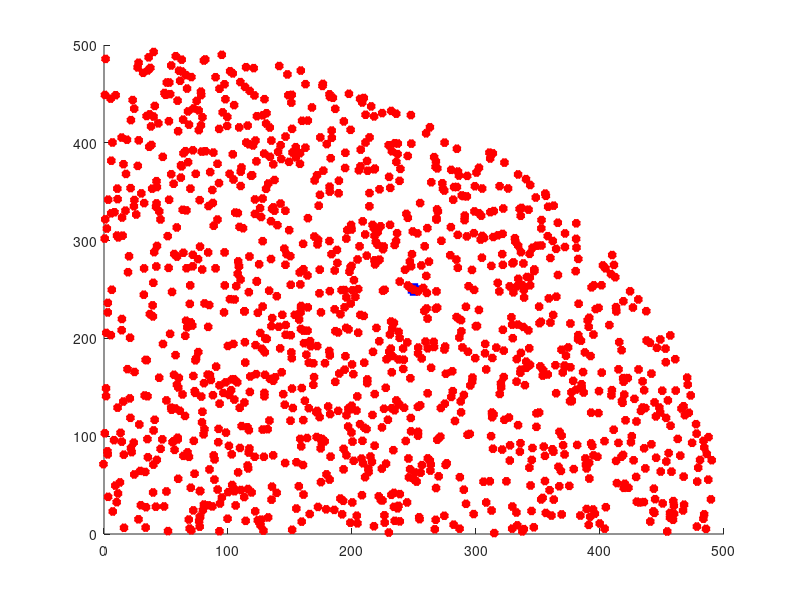

This figure's MATLAB source: (Note: this script raises an error after producing the figure.)
clear;
axis([0 500 0 500]);
hold on;
plot(250,250,'bs','LineWidth',3);



noOfNodes=textread('Put_NO_OF_NODES.txt','%d');
disp(noOfNodes);


node_X=textread('Put_NODE_X.txt','%f',noOfNodes);
node_Y=textread('Put_NODE_Y.txt','%f',noOfNodes );

plot(node_X,node_Y,'r*','LineWidth',3); 


no_of_chargers=textread('Put_NO_OF_CHARGERS.txt','%d');
disp(no_of_chargers);
charger_X=textread('Put_CHARGER_X.txt','%f',no_of_chargers);
charger_Y=textread('Put_CHARGER_Y.txt','%f',no_of_chargers);

plot(charger_X,charger_Y,'gV','LineWidth',3); 


no_of_games=textread('Put_NO_OF_GAMES.txt','%d');
disp(no_of_games);
x= textread('Put_STRATEGY.txt');
%disp(x);
no_of_games=no_of_games+1;
c=1/no_of_chargers;
%disp(c);

for i=1:4
   temp=x(((i-1)*no_of_games+1):(i*no_of_games),:);
   k=(i-1)*c;
   %disp(k);
   %disp(k);
   for j=1:no_of_games-1
       
        p1 = [temp(j,1) temp(j,2)];       % First Point
        p2 = [temp(j+1,1) temp(j+1,2)];       % Second Point
        dp = p2-p1;                         % Difference
        quiver(p1(1),p1(2),dp(1),dp(2),0,'LineWidth',1.5,'Color',[k*k 1-k k])
        
       
       aa=int2str(uint32(temp(j+1,3)));
       xx=(temp(j,1)+temp(j+1,1))/2;
       yy=(temp(j,2)+temp(j+1,2))/2;
       dis =sqrt((temp(j,1)-temp(j+1,1))*(temp(j,1)-temp(j+1,1)) + ((temp(j,2)-temp(j+1,2))*(temp(j,2)-temp(j+1,2))));
       strDis=num2str(dis);
       %disp(dis);
       %g=int2str(uint32(j))
       text(xx,yy,int2str(uint32(j)));
       %text(xx,yy,aa);
       hold on;
       
   end
end
   